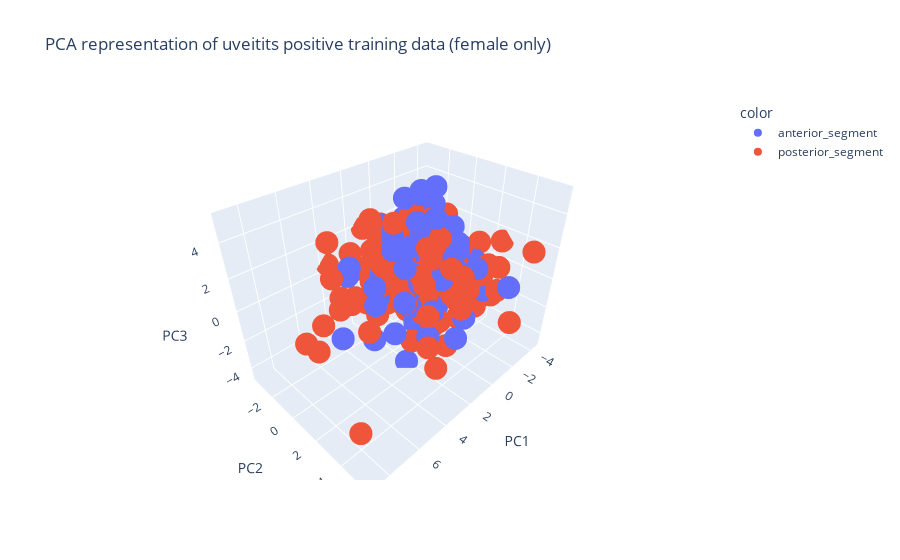

Notebook code for this chart:
### Code cell
pca = PCA(n_components=3)
pipeline = Pipeline(steps=[('prep', USE_IMPUTER),('pca',pca)])
X_pca = pipeline.fit_transform(X_train_f)
X_pca = pd.DataFrame(X_pca)
fig = px.scatter_3d(X_pca, x=0, y=1, z=2, color = y_train_f.values,
                   title="PCA representation of uveitits positive training data (female only)", labels={"0":"PC1","1":"PC2","2":"PC3"})
fig.show()
print(f'Retained Variance: {round(sum(pipeline["pca"].explained_variance_ratio_)*100,2)} %')

### Figure 1 — Plotly figure (JSON) as saved in the notebook; plotly's stock layout.template omitted (floating-point values rounded to 4 significant figures; data arrays with more than 128 entries replaced by an {"elided": "..."} marker saying what was removed)
{"data": [{"hovertemplate": "color=anterior_segment<br>PC1=%{x}<br>PC2=%{y}<br>PC3=%{z}<extra></extra>", "legendgroup": "anterior_segment", "marker": {"color": "#636efa", "symbol": "circle"}, "mode": "markers", "name": "anterior_segment", "scene": "scene", "showlegend": true, "type": "scatter3d", "x": {"elided": "141 float values"}, "y": {"elided": "141 float values"}, "z": {"elided": "141 float values"}}, {"hovertemplate": "color=posterior_segment<br>PC1=%{x}<br>PC2=%{y}<br>PC3=%{z}<extra></extra>", "legendgroup": "posterior_segment", "marker": {"color": "#EF553B", "symbol": "circle"}, "mode": "markers", "name": "posterior_segment", "scene": "scene", "showlegend": true, "type": "scatter3d", "x": {"elided": "285 float values"}, "y": {"elided": "285 float values"}, "z": {"elided": "285 float values"}}], "layout": {"autosize": true, "legend": {"title": {"text": "color"}, "tracegroupgap": 0}, "scene": {"aspectmode": "auto", "aspectratio": {"x": 1.247, "y": 0.8693, "z": 0.9228}, "domain": {"x": [0, 1], "y": [0, 1]}, "xaxis": {"title": {"text": "PC1"}, "type": "linear"}, "yaxis": {"title": {"text": "PC2"}, "type": "linear"}, "zaxis": {"title": {"text": "PC3"}, "type": "linear"}}, "title": {"text": "PCA representation of uveitits positive training data (female only)"}}}
